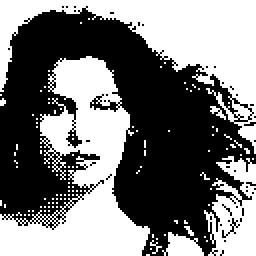
%> input picture girl.bmp, 128 x 128 px (shown 2 times larger)
$ octave Main.m   (GNU Octave 9; MATLAB toolbox functions it lacks are replaced by stand-ins)
%> lines starting %> are read from the running program, lines starting %| are printed output that depends on the picture; in (x1, y1, x2, y2) boxes, pixels count from 0 and x2, y2 are one past the last pixel; in counts of white or black regions, pixels touching at a corner belong together; the program's own positions count from 1
### MakeShare.m
function [share1, share2, result, index, auth] = MakeShare(inImg)

fund1 = ~[1 1;0 0];
fund2 = ~[0 0;1 1];
fund3 = ~[1 0;1 0];
fund4 = ~[0 1;0 1];
fund5 = ~[1 0;0 1];
fund6 = ~[0 1;1 0];

crap = size(inImg);
len=crap(1)*crap(2);

mat = zeros(2,len);

count=1;
if (mod(len,2)==1)
    len=len-1;
end
confarr = zeros(1,len/2);

fileID = fopen('beforeencrypt.txt','w');

for i=1:len/2
    confarr(i) = floor(6*rand(1));
    fprintf(fileID,'%d',confarr(i));
end
fclose(fileID);

%disp(confarr);
index = randperm(numel(confarr));
confarr = confarr(index);

j=1;
for i=1:len/2
    num = confarr(1,j);
    [x, y] = genxy(num);
    mat(1,(2*i)-1)=x;
    mat(2,(2*i))=y;
    j=j+1;
end
%disp (mat);
k=1;
for i=1:crap(1)

    for j=1:crap(2)

        if (inImg(i,j)==1)
           if(mod(k,2)==1)
               mat(2,k)=mat(1,k);
           else
               mat(1,k)=mat(2,k);
           end

        elseif (inImg(i,j)==0)
            if (mod(k,2)==1)
                if(mod(mat(1,k),2)==0)
                    mat(2,k)=mat(1,k)+1;

                elseif(mod(mat(1,k),2)==1)
                    mat(2,k)=mat(1,k)-1;
                end

            elseif (mod(k,2)==0)
                if(mod(mat(2,k),2)==0)
                    mat(1,k)=mat(2,k)+1;

                elseif(mod(mat(2,k),2)==1)
                    mat(1,k)=mat(2,k)-1;
                end
            end
        end
        k=k+1;
    end
end

%disp(mat);

share1 = zeros(2*crap(1),2*crap(2));
share2 = zeros(2*crap(1),2*crap(2));
k=1;
for i=1:crap(1)

    for j=1:crap(2)

        if(mat(1,k)==0)
            share1((2*i-1):(2*i),(2*j-1):(2*j)) = fund1;
        elseif(mat(1,k)==1)
            share1((2*i-1):(2*i),(2*j-1):(2*j)) = fund2;
        elseif(mat(1,k)==2)
            share1((2*i-1):(2*i),(2*j-1):(2*j)) = fund3;
        elseif(mat(1,k)==3)
            share1((2*i-1):(2*i),(2*j-1):(2*j)) = fund4;
        elseif(mat(1,k)==4)
            share1((2*i-1):(2*i),(2*j-1):(2*j)) = fund5;
        elseif(mat(1,k)==5)
            share1((2*i-1):(2*i),(2*j-1):(2*j)) = fund6;
        end

        if(mat(2,k)==0)
            share2((2*i-1):(2*i),(2*j-1):(2*j)) = fund1;
        elseif(mat(2,k)==1)
            share2((2*i-1):(2*i),(2*j-1):(2*j)) = fund2;
        elseif(mat(2,k)==2)
            share2((2*i-1):(2*i),(2*j-1):(2*j)) = fund3;
        elseif(mat(2,k)==3)
            share2((2*i-1):(2*i),(2*j-1):(2*j)) = fund4;
        elseif(mat(2,k)==4)
            share2((2*i-1):(2*i),(2*j-1):(2*j)) = fund5;
        elseif(mat(2,k)==5)
            share2((2*i-1):(2*i),(2*j-1):(2*j)) = fund6;
        end

        k=k+1;
    end
end

result=bitxor(share1, share2);
result = ~result;

### genxy.m
function [x, y] = genxy(num)

x = floor(6*rand(1));
y = (num-x);
y = mod(y,6);

%disp(x,y,num);

### exarr.m
function extracted = exarr(share1, share2)

fund1 = ~[1 1;0 0];
fund2 = ~[0 0;1 1];
fund3 = ~[1 0;1 0];
fund4 = ~[0 1;0 1];
fund5 = ~[1 0;0 1];
fund6 = ~[0 1;1 0];

crap = size(share1);
crap(1) = crap(1)/2;
crap(2) = crap(2)/2;

len = crap(1)*crap(2);
if (mod(len,2)==0)
    extracted = zeros(1,len/2);
elseif (mod(len,2)==1)
    extracted = zeros (1,(len-1)/2);
end
mat = zeros(2,len);
k=1;
for i=1:crap(1)

    for j=1:crap(2)

        if(share1((2*i-1):(2*i),(2*j-1):(2*j)) == fund1)
            mat(1,k)=0;
        elseif(share1((2*i-1):(2*i),(2*j-1):(2*j)) == fund2)
            mat(1,k)=1;
        elseif(share1((2*i-1):(2*i),(2*j-1):(2*j)) == fund3)
            mat(1,k)=2;
        elseif(share1((2*i-1):(2*i),(2*j-1):(2*j)) == fund4)
            mat(1,k)=3;
        elseif(share1((2*i-1):(2*i),(2*j-1):(2*j)) == fund5)
            mat(1,k)=4;
        elseif(share1((2*i-1):(2*i),(2*j-1):(2*j)) == fund6)
            mat(1,k)=5;
        end

        if(share2((2*i-1):(2*i),(2*j-1):(2*j)) == fund1)
            mat(2,k)=0;
        elseif(share2((2*i-1):(2*i),(2*j-1):(2*j)) == fund2)
            mat(2,k)=1;
        elseif(share2((2*i-1):(2*i),(2*j-1):(2*j)) == fund3)
            mat(2,k)=2;
        elseif(share2((2*i-1):(2*i),(2*j-1):(2*j)) == fund4)
            mat(2,k)=3;
        elseif(share2((2*i-1):(2*i),(2*j-1):(2*j)) == fund5)
            mat(2,k)=4;
        elseif(share2((2*i-1):(2*i),(2*j-1):(2*j)) == fund6)
            mat(2,k)=5;
        end

        k=k+1;
    end
end

j=1;

for i=1:2:len-1
    extracted(j) = mod((mat(1,i)+mat(2,i+1)),6);
    j=j+1;
end

### GenSig.m
function [auth, sigmat, sigind] = GenSig(share1,share2)

crap = size(share1);
crap(1) = crap(1)/2;
crap(2) = crap(2)/2;

auth = zeros(crap(1),crap(2));
fileID = fopen('gensig.txt','w');

bleh = crap(1)*crap(2);
sigmat = zeros(1,bleh);
k=1;
for i=1:crap(1)
    for j=1:crap(2)
        auth(i,j)=bitxor(share1(i+crap(1),j+crap(2)),share2((i),(j)));
        sigmat(k)=auth(i,j);
        k=k+1;
    end
end
%auth=~auth;

sigind = randperm(numel(sigmat));
sigmat = sigmat(sigind);

for i=1:bleh
    fprintf(fileID,'%d',sigmat(i));
end

%disp()
end

### VerSig.m
function VerSig(auth,sigind)

crap = size(auth);
k=1;
junk = crap(1)*crap(2);
vermat = zeros(1,junk);

for i=1:crap(1)
    for j=1:crap(2)
        vermat(k)=auth(i,j);
        k=k+1;
    end
end
fileID = fopen('versig.txt','w');

vermat=vermat(sigind);

for i=1:junk
    fprintf(fileID,'%d',vermat(i));
end

end

### Main.m
clc;
clear all;
close all;

inImg = imread('girl.bmp');
%> inImg: size 128x128 logical; 47.8% white; 108 white regions (103 under 20 px), largest, box (x1, y1, x2, y2) and area: (0, 28, 75, 128) 3498, (0, 0, 128, 77) 3143, (102, 78, 128, 128) 819, (81, 116, 102, 128) 161, (105, 53, 113, 60) 23
figure;imshow(inImg);title('Secret Image');

[share1, share2, result, index] = MakeShare(inImg);
%> after the loop in MakeShare, `for i=1:crap(1)`: k = 16385
%> after the loop in MakeShare, `for i=1:crap(1)`:
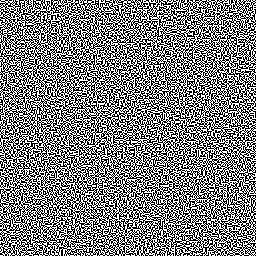
%> share1: size 256x256 double; values 0 (black) and 1 (white), 50% white in thin lines or dots
%> after the loop in MakeShare, `for i=1:crap(1)`:
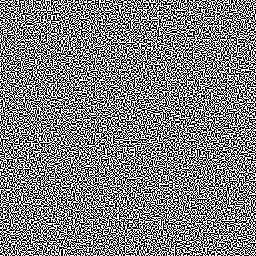
%> share2: size 256x256 double; values 0 (black) and 1 (white), 50% white in thin lines or dots
%> in MakeShare, `result=bitxor(share1, share2);`:
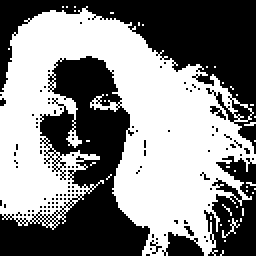
%> result: size 256x256 double; values 0 (black) and 1 (white), 52.2% white; 108 black regions (97 under 20 px), largest, box (x1, y1, x2, y2) and area: (0, 56, 150, 256) 13992, (0, 0, 256, 154) 12572, (204, 156, 256, 256) 3276
%> index = 8192 values, max 8192 at index 6646, min 1 at index 308, mean 4096.5

figure;imshow(share1);title('Share 1');
figure;imshow(share2);title('Share 2');
figure;imshow(result);title('Superimposing Share 1 & 2');


imwrite(share1,'Share1.bmp');
imwrite(share2,'Share2.bmp');
imwrite(result,'Result.bmp');


disp('Extracting Confidential Data...');

extracted = exarr(share1, share2);
%> after the loop in exarr, `for i=1:2:len-1`: extracted = 8192 values, max 5 at index 1, min 0 at index 4, mean 2.52; j = 8193
extracted(index) = extracted;

fileID = fopen('afterdecrypt.txt','w');
sz=size(extracted);
%> sz = [1 8192]
len = sz(2);
%> len = 8192
for i=1:len
    fprintf(fileID,'%d',extracted(i));
end
fclose(fileID);

disp('Data Stored in file afterdecrypt.txt');

disp('Generating Signature');
[auth, sigmat, sigind]=GenSig(share1,share2);
%> after the loop in GenSig, `for i=1:crap(1)`:
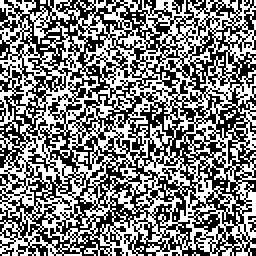
%> auth: size 128x128 double (shown 2 times larger); values 0 (black) and 1 (white), 49.9% white in thin lines or dots

figure;imshow(auth);title('Authentication');
imwrite(auth,'Authentication.bmp')
disp('Signature stored in signature.txt')

disp('Verifying signature...')
VerSig(auth,sigind);
